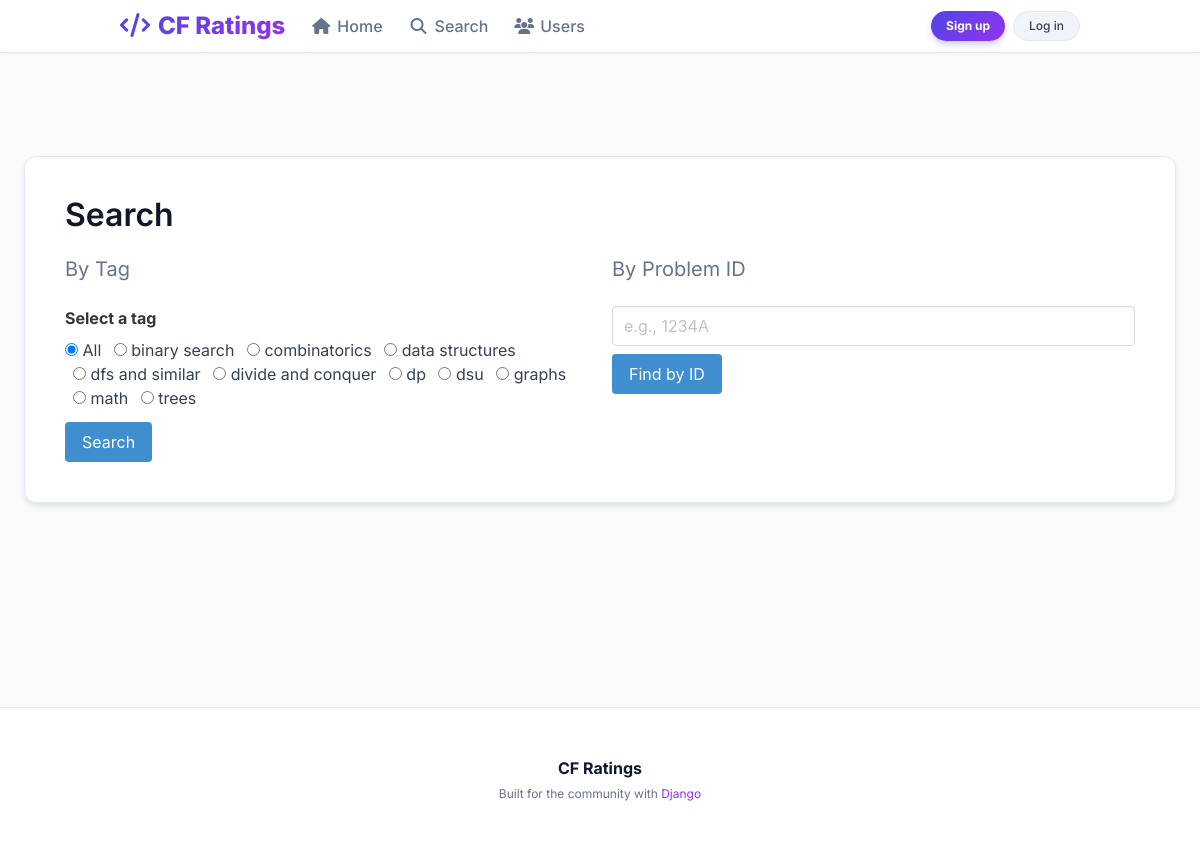
The app's page /search/ with its own data.
### problems/models.py (models this page shows, shortened)
class Tag(models.Model):
    name = models.CharField(max_length=50, unique=True)

### problems/views.py (the view, shortened to what this page needs)
# urls.py: path('search/', views.SearchView.as_view(), name='search'),
class SearchView(View):
    def get(self, request):
        tag = request.GET.get('tag')
        pid = request.GET.get('problem_id')
        results = None
        tags = Tag.objects.order_by('name')
        id_query = None
        id_not_found = False
        if (pid is None) or (pid is not None and id_query == ''):
            if tag is not None:
                if tag == '':
                    results = Problem.objects.order_by('-average_rating')
                else:
                    results = Problem.objects.filter(tags__name__iexact=tag).order_by('-average_rating')
        context = {'query': tag, 'tags': tags, 'id_query': id_query, 'id_not_found': id_not_found}
        if results is not None:
            problems = list(results)
            context['rating_choices'] = list(range(0, 11))
            if request.user.is_authenticated:
                user_ratings = Rating.objects.filter(user=request.user, problem__in=problems)
                rating_map = {r.problem.problem_id: r.value for r in user_ratings}
                user_problem_objs = UserProblem.objects.filter(user=request.user, problem__in=problems)
                status_map = {up.problem.problem_id: up.status for up in user_problem_objs}
            else:
                rating_map = {}
                status_map = {}
            for p in problems:
                p.user_rating = rating_map.get(p.problem_id)
                p.user_status = status_map.get(p.problem_id)
            context['results'] = problems
        else:
            context['results'] = None
        return render(request, 'search.html', context)

### templates/search.html (shortened to what this page needs)
{% extends 'base.html' %}
{% block content %}
<h1 class="title">Search</h1>
<div class="columns">
  <div class="column">
    <h2 class="subtitle">By Tag</h2>
    <form method="get">
      <div class="field">
        <label class="label">Select a tag</label>
        <div class="control">
          <label class="radio"><input type="radio" name="tag" value="" {% if not query %}checked{% endif %}> All</label>
          {% for t in tags %}
            <label class="radio"><input type="radio" name="tag" value="{{ t.name }}" {% if query == t.name %}checked{% endif %}> {{ t.name }}</label>
          {% endfor %}
        </div>
      </div>
      <div class="field">
        <div class="control">
          <button class="button is-info">Search</button>
        </div>
      </div>
    </form>
  </div>
  <div class="column">
    <h2 class="subtitle">By Problem ID</h2>
    <form method="get" class="field">
      <div class="control">
        <input class="input" type="text" name="problem_id" placeholder="e.g., 1234A" value="{{ request.GET.problem_id }}">
      </div>
      <div class="field" style="margin-top:8px">
        <div class="control">
          <button class="button is-info">Find by ID</button>
        </div>
      </div>
    </form>
  </div>
</div>
{% endblock %}

### templates/base.html (style rules this page uses)
:root { --bg-color: #f8fafc; --card-bg: #ffffff; --text-color: #334155; --title-color: #0f172a; --primary-color: #4f46e5; --primary-gradient: linear-gradient(135deg, #4f46e5, #9333ea); }
body { background-color: var(--bg-color); color: var(--text-color); font-family: 'Inter', sans-serif; min-height: 100vh; display: flex; flex-direction: column; }
.title { color: var(--title-color); }
.subtitle { color: #64748b; }

### records on screen
Tag: name "☐ binary search", name "binary search"
Tag: name "☐ combinatorics", name "combinatorics"
Tag: name "☐ data structures", name "data structures"
Tag: name "☐ dfs and similar", name "dfs and similar"
Tag: name "☐ divide and conquer", name "divide and conquer"
Tag: name "☐ dp", name "dp"
Tag: name "☐ dsu", name "dsu"
Tag: name "☐ graphs", name "graphs"
Tag: name "☐ math", name "math"
Tag: name "☐ trees", name "trees"
